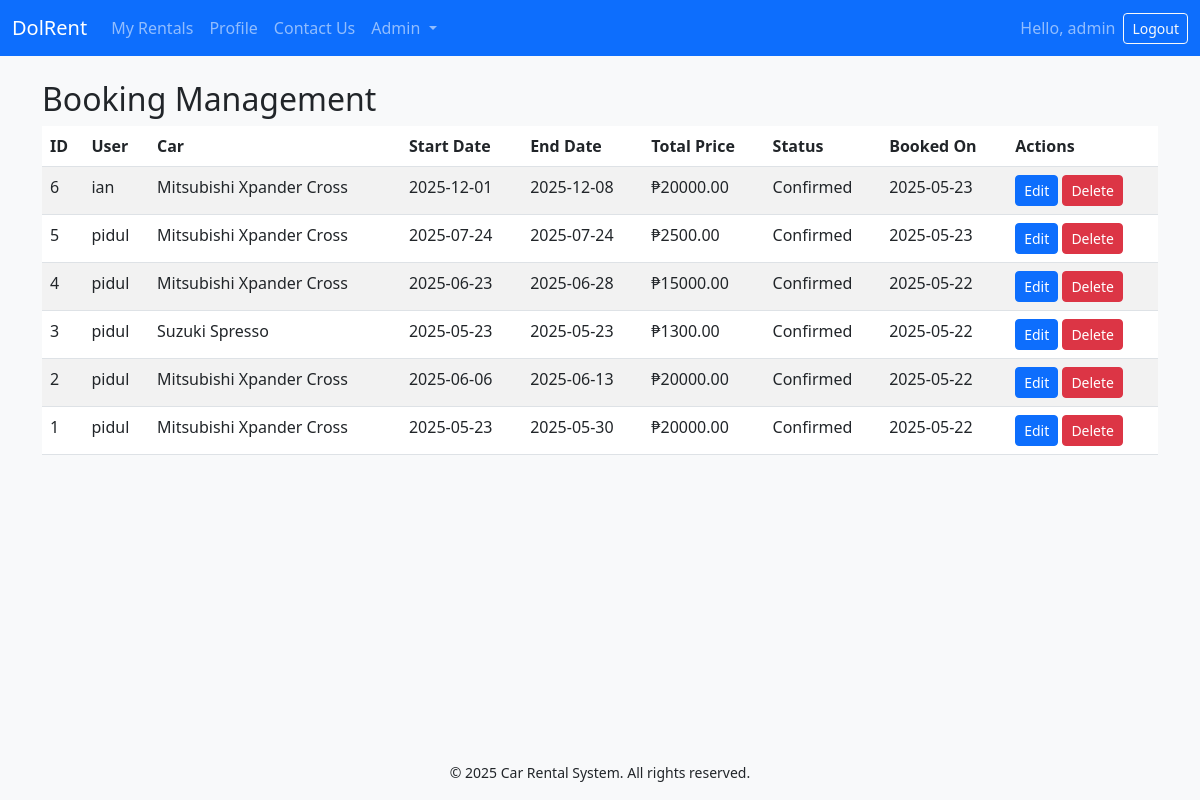
Screenshot of /admin/bookings (signed in) with the database file from the repository.
### app.py (models this page shows, shortened)
class User(UserMixin, db.Model):
    id = db.Column(db.Integer, primary_key=True)
    username = db.Column(db.String(80), unique=True, nullable=False)
    email = db.Column(db.String(120), unique=True, nullable=False)
    password_hash = db.Column(db.String(128), nullable=False)
    is_admin = db.Column(db.Boolean, default=False)
    profile_image = db.Column(db.String(255), nullable=True)
    rentals = db.relationship('Booking', backref='renter', lazy=True)
    messages = db.relationship('ContactMessage', backref='sender', lazy=True)

class Booking(db.Model):
    id = db.Column(db.Integer, primary_key=True)
    user_id = db.Column(db.Integer, db.ForeignKey('user.id'), nullable=False)
    car_id = db.Column(db.Integer, db.ForeignKey('car.id'), nullable=False)
    start_date = db.Column(db.Date, nullable=False)
    end_date = db.Column(db.Date, nullable=False)
    total_price = db.Column(db.Float, nullable=False)
    status = db.Column(db.String(20), default='Confirmed')  # Confirmed, Cancelled, Completed
    created_at = db.Column(db.DateTime, default=datetime.utcnow)

class Car(db.Model):
    id = db.Column(db.Integer, primary_key=True)
    make = db.Column(db.String(50), nullable=False)
    model = db.Column(db.String(50), nullable=False)
    year = db.Column(db.Integer, nullable=False)
    price_per_day = db.Column(db.Float, nullable=False)
    description = db.Column(db.Text, nullable=True)
    image_url = db.Column(db.String(255), nullable=True)
    active = db.Column(db.Boolean, default=True)
    bookings = db.relationship('Booking', backref='car', lazy=True)

### app.py (the view)
@app.route('/admin/bookings')
@login_required
@admin_required
def admin_bookings():
    bookings = Booking.query.order_by(Booking.created_at.desc()).all()
    return render_template('admin_bookings.html', bookings=bookings)

### app.py (called while the page is built)
@login_manager.user_loader
def load_user(user_id):
    return User.query.get(int(user_id))

def is_admin():
    return current_user.is_authenticated and current_user.is_admin

def admin_required(func):
    from functools import wraps
    @wraps(func)
    def decorated_view(*args, **kwargs):
        if not is_admin():
            abort(403)
        return func(*args, **kwargs)
    return decorated_view

### templates/admin_bookings.html (shortened to what this page needs)
{% extends 'base.html' %}
{% block content %}
<h2>Booking Management</h2>
<table class="table table-striped">
  <thead>
    <tr>
      <th>ID</th>
      <th>User</th>
      <th>Car</th>
      <th>Start Date</th>
      <th>End Date</th>
      <th>Total Price</th>
      <th>Status</th>
      <th>Booked On</th>
      <th>Actions</th>
    </tr>
  </thead>
  <tbody>
    {% for booking in bookings %}
    <tr>
      <td>{{ booking.id }}</td>
      <td>{{ booking.renter.username }}</td>
      <td>{{ booking.car.make }} {{ booking.car.model }}</td>
      <td>{{ booking.start_date }}</td>
      <td>{{ booking.end_date }}</td>
      <td>₱{{ "%.2f"|format(booking.total_price) }}</td>
      <td>{{ booking.status }}</td>
      <td>{{ booking.created_at.strftime('%Y-%m-%d') }}</td>
      <td>
        <a href="{{ url_for('admin_bookings_edit', booking_id=booking.id) }}" class="btn btn-sm btn-primary">Edit</a>
        <form action="{{ url_for('admin_bookings_delete', booking_id=booking.id) }}" method="POST" style="display:inline;" onsubmit="return confirm('Delete booking?');">
          <button type="submit" class="btn btn-sm btn-danger">Delete</button>
        </form>
      </td>
    </tr>
    {% endfor %}
  </tbody>
</table>
{% endblock %}

### templates/base.html (shortened to what this page needs)
<!DOCTYPE html>
<html lang="en">
<head>
    <link href="https://cdn.jsdelivr.net/npm/bootstrap@5.3.0/dist/css/bootstrap.min.css" rel="stylesheet" />
    <link rel="stylesheet" href="{{ url_for('static', filename='css/style.css') }}" />
</head>
<body>
<nav class="navbar navbar-expand-lg navbar-dark bg-primary">
  <div class="container-fluid">
    <a class="navbar-brand" href="{{ url_for('home') }}">DolRent</a>
    <div class="collapse navbar-collapse" id="navbarNav">
      <ul class="navbar-nav me-auto">
      {% if current_user.is_authenticated %}
        <li class="nav-item">
          <a class="nav-link" href="{{ url_for('my_rentals') }}">My Rentals</a>
        </li>
        <li class="nav-item">
          <a class="nav-link" href="{{ url_for('profile') }}">Profile</a>
        </li>
        <li class="nav-item">
          <a class="nav-link" href="{{ url_for('contact') }}">Contact Us</a>
        </li>
        {% if current_user.is_admin %}
        <li class="nav-item dropdown">
          <a class="nav-link dropdown-toggle" href="#" id="adminDropdown"
             role="button" data-bs-toggle="dropdown" aria-expanded="false">
             Admin
          </a>
        </li>
        {% endif %}
      {% else %}
        <li class="nav-item"><a class="nav-link" href="{{ url_for('login') }}">Login</a></li>
        <li class="nav-item"><a class="nav-link" href="{{ url_for('register') }}">Register</a></li>
        <li class="nav-item"><a class="nav-link" href="{{ url_for('contact') }}">Contact Us</a></li>
      {% endif %}
      </ul>
      {% if current_user.is_authenticated %}
      <span class="navbar-text me-2">Hello, {{ current_user.username }}</span>
      <a class="btn btn-outline-light btn-sm" href="{{ url_for('logout') }}">Logout</a>
      {% endif %}
    </div>
  </div>
</nav>
<div class="container mt-4">
  {% block content %}{% endblock %}
</div>
<footer class="bg-light py-3 mt-5 text-center">
  <div class="container">
    <small>© 2025 Car Rental System. All rights reserved.</small>
  </div>
</footer>
</body>
</html>

### static/css/style.css (style rules this page uses)
body { padding-bottom: 60px; background-color: #f8f9fa; }
footer { position: fixed; bottom: 0; width: 100%; }

### rows the page displays
User: username "admin"
Booking: id "6", renter.username "ian", car.make "Mitsubishi", car.model "Xpander Cross", start_date "2025-12-01", end_date "2025-12-08", total_price "20000.00", status "Confirmed", created_at "2025-05-23"
Booking: id "5", renter.username "pidul", car.make "Mitsubishi", car.model "Xpander Cross", start_date "2025-07-24", end_date "2025-07-24", total_price "2500.00", status "Confirmed", created_at "2025-05-23"
Booking: id "4", renter.username "pidul", car.make "Mitsubishi", car.model "Xpander Cross", start_date "2025-06-23", end_date "2025-06-28", total_price "15000.00", status "Confirmed", created_at "2025-05-22"
Booking: id "3", renter.username "pidul", car.make "Suzuki", car.model "Spresso", start_date "2025-05-23", end_date "2025-05-23", total_price "1300.00", status "Confirmed", created_at "2025-05-22"
Booking: id "2", renter.username "pidul", car.make "Mitsubishi", car.model "Xpander Cross", start_date "2025-06-06", end_date "2025-06-13", total_price "20000.00", status "Confirmed", created_at "2025-05-22"
Booking: id "1", renter.username "pidul", car.make "Mitsubishi", car.model "Xpander Cross", start_date "2025-05-23", end_date "2025-05-30", total_price "20000.00", status "Confirmed", created_at "2025-05-22"
